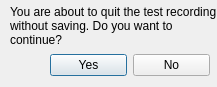
<?xml version="1.0" encoding="UTF-8"?>
<ui version="4.0">
 <class>closeWindow</class>
 <widget class="QDialog" name="closeWindow">
  <property name="geometry">
   <rect>
    <x>0</x>
    <y>0</y>
    <width>217</width>
    <height>87</height>
   </rect>
  </property>
  <property name="windowTitle">
   <string>Warning</string>
  </property>
  <widget class="QWidget" name="horizontalLayoutWidget">
   <property name="geometry">
    <rect>
     <x>50</x>
     <y>50</y>
     <width>160</width>
     <height>31</height>
    </rect>
   </property>
   <layout class="QHBoxLayout" name="horizontalLayout">
    <item>
     <widget class="QPushButton" name="pushButton">
      <property name="text">
       <string>Yes</string>
      </property>
     </widget>
    </item>
    <item>
     <widget class="QPushButton" name="pushButton_2">
      <property name="text">
       <string>No</string>
      </property>
     </widget>
    </item>
   </layout>
  </widget>
  <widget class="QLabel" name="label">
   <property name="geometry">
    <rect>
     <x>10</x>
     <y>0</y>
     <width>211</width>
     <height>51</height>
    </rect>
   </property>
   <property name="text">
    <string>You are about to quit the test recording without saving. Do you want to continue?</string>
   </property>
   <property name="wordWrap">
    <bool>true</bool>
   </property>
  </widget>
 </widget>
 <resources/>
 <connections/>
</ui>
